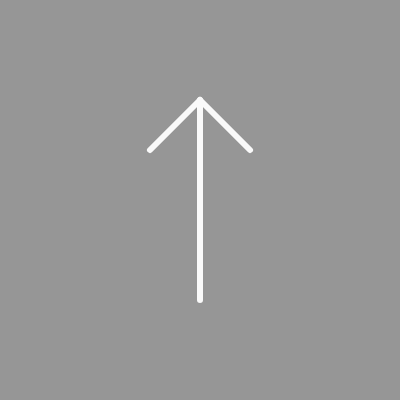
Frame 1 (no input)
Frame 60 (no input): identical to frame 1, image omitted
Frame 120 (the mouse pressed at the canvas centre since frame 60): identical to frame 1, image omitted

The p5.js sketch that drew this single still picture (run headless with seeded random() and noise() and a simulated clock; from frame 60 on, the mouse is pressed at the canvas centre):

// p5.js sketch
// ── sketch.js
let angle = 0;

function setup() {
  createCanvas(400, 400);
  strokeWeight(6);
  stroke(250);
}

function draw() {
  background(150);
  push();
  translate(width / 2, height / 2);
  if (keyIsPressed) {
    if (keyCode === LEFT_ARROW) {
      angle -= PI / 60;
      print('Links gedrückt');
    }
  }
  if (keyIsPressed && keyCode === RIGHT_ARROW) {
    angle += PI / 60;
    print('Rechts gedrückt');
  }


  rotate(angle);
  line(0, 100, 0, -100);
  line(0, -100, -50, -50);
  line(0, -100, +50, -50);
  pop();



}
